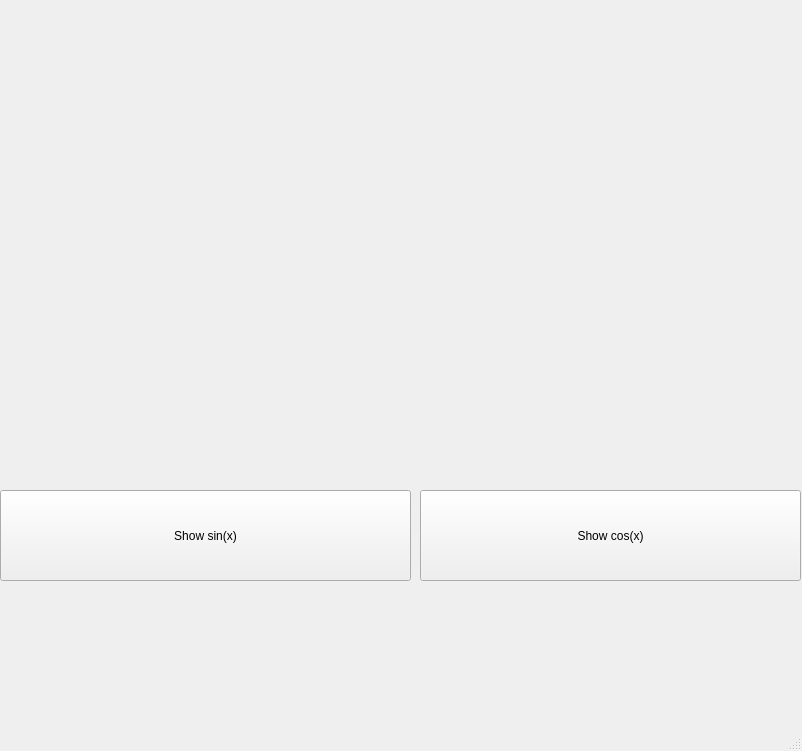
<?xml version="1.0" encoding="UTF-8"?>
<ui version="4.0">
 <class>MainWindow</class>
 <widget class="QMainWindow" name="MainWindow">
  <property name="geometry">
   <rect>
    <x>0</x>
    <y>0</y>
    <width>802</width>
    <height>751</height>
   </rect>
  </property>
  <property name="windowTitle">
   <string>MainWindow</string>
  </property>
  <widget class="QWidget" name="centralwidget">
   <widget class="QLabel" name="plot">
    <property name="geometry">
     <rect>
      <x>80</x>
      <y>0</y>
      <width>640</width>
      <height>480</height>
     </rect>
    </property>
    <property name="text">
     <string/>
    </property>
    <property name="pixmap">
     <pixmap>sine_wave.jpg</pixmap>
    </property>
    <property name="scaledContents">
     <bool>true</bool>
    </property>
   </widget>
   <widget class="QPushButton" name="sine">
    <property name="geometry">
     <rect>
      <x>0</x>
      <y>490</y>
      <width>411</width>
      <height>91</height>
     </rect>
    </property>
    <property name="text">
     <string>Show sin(x)</string>
    </property>
   </widget>
   <widget class="QPushButton" name="cosine">
    <property name="geometry">
     <rect>
      <x>420</x>
      <y>490</y>
      <width>381</width>
      <height>91</height>
     </rect>
    </property>
    <property name="text">
     <string>Show cos(x)</string>
    </property>
   </widget>
  </widget>
  <widget class="QMenuBar" name="menubar">
   <property name="geometry">
    <rect>
     <x>0</x>
     <y>0</y>
     <width>802</width>
     <height>26</height>
    </rect>
   </property>
  </widget>
  <widget class="QStatusBar" name="statusbar"/>
 </widget>
 <resources/>
 <connections/>
</ui>
